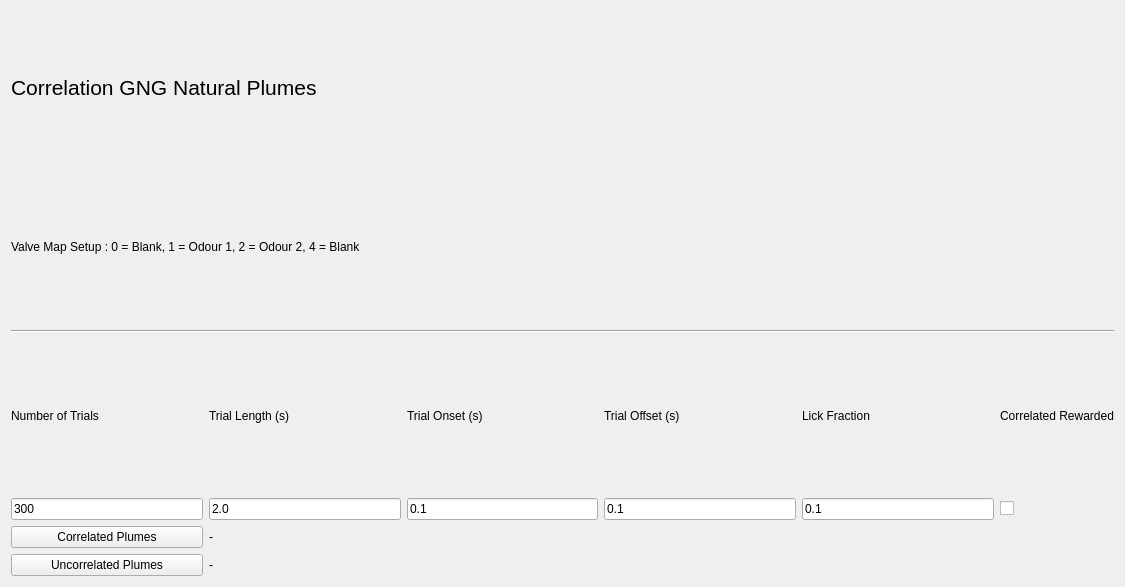
<?xml version="1.0" encoding="UTF-8"?>
<ui version="4.0">
 <class>Form</class>
 <widget class="QWidget" name="Form">
  <property name="geometry">
   <rect>
    <x>0</x>
    <y>0</y>
    <width>1125</width>
    <height>587</height>
   </rect>
  </property>
  <property name="windowTitle">
   <string>Form</string>
  </property>
  <layout class="QGridLayout" name="gridLayout">
   <item row="1" column="0" colspan="6">
    <widget class="QLabel" name="label_13">
     <property name="text">
      <string>Valve Map Setup : 0 = Blank, 1 = Odour 1, 2 = Odour 2, 4 = Blank</string>
     </property>
    </widget>
   </item>
   <item row="4" column="2">
    <widget class="QLabel" name="label_2">
     <property name="text">
      <string>Trial Onset (s)</string>
     </property>
    </widget>
   </item>
   <item row="5" column="1">
    <widget class="QLineEdit" name="trialLengthEdit">
     <property name="text">
      <string>2.0</string>
     </property>
    </widget>
   </item>
   <item row="4" column="4">
    <widget class="QLabel" name="label_6">
     <property name="text">
      <string>Lick Fraction</string>
     </property>
    </widget>
   </item>
   <item row="5" column="2">
    <widget class="QLineEdit" name="onsetEdit">
     <property name="text">
      <string>0.1</string>
     </property>
    </widget>
   </item>
   <item row="4" column="1">
    <widget class="QLabel" name="label_5">
     <property name="text">
      <string>Trial Length (s)</string>
     </property>
    </widget>
   </item>
   <item row="5" column="3">
    <widget class="QLineEdit" name="offsetEdit">
     <property name="text">
      <string>0.1</string>
     </property>
    </widget>
   </item>
   <item row="4" column="0">
    <widget class="QLabel" name="label">
     <property name="text">
      <string>Number of Trials</string>
     </property>
    </widget>
   </item>
   <item row="0" column="0" colspan="4">
    <widget class="QLabel" name="label_3">
     <property name="font">
      <font>
       <pointsize>16</pointsize>
      </font>
     </property>
     <property name="text">
      <string>Correlation GNG Natural Plumes</string>
     </property>
     <property name="scaledContents">
      <bool>false</bool>
     </property>
    </widget>
   </item>
   <item row="5" column="5">
    <widget class="QCheckBox" name="CorrRewardedCheck">
     <property name="text">
      <string/>
     </property>
    </widget>
   </item>
   <item row="5" column="0">
    <widget class="QLineEdit" name="nTrialsEdit">
     <property name="text">
      <string>300</string>
     </property>
    </widget>
   </item>
   <item row="2" column="0" colspan="6">
    <widget class="Line" name="line_2">
     <property name="orientation">
      <enum>Qt::Horizontal</enum>
     </property>
    </widget>
   </item>
   <item row="4" column="5">
    <widget class="QLabel" name="label_7">
     <property name="text">
      <string>Correlated Rewarded</string>
     </property>
    </widget>
   </item>
   <item row="4" column="3">
    <widget class="QLabel" name="label_4">
     <property name="enabled">
      <bool>true</bool>
     </property>
     <property name="text">
      <string>Trial Offset (s)</string>
     </property>
    </widget>
   </item>
   <item row="7" column="0">
    <widget class="QPushButton" name="CorrPlumesButton">
     <property name="text">
      <string>Correlated Plumes</string>
     </property>
    </widget>
   </item>
   <item row="5" column="4">
    <widget class="QLineEdit" name="lickFractionEdit">
     <property name="text">
      <string>0.1</string>
     </property>
    </widget>
   </item>
   <item row="7" column="1">
    <widget class="QLabel" name="CorrPlumesLabel">
     <property name="text">
      <string>-</string>
     </property>
    </widget>
   </item>
   <item row="8" column="0">
    <widget class="QPushButton" name="UncorrPlumesButton">
     <property name="text">
      <string>Uncorrelated Plumes</string>
     </property>
    </widget>
   </item>
   <item row="8" column="1">
    <widget class="QLabel" name="UncorrPlumesLabel">
     <property name="text">
      <string>-</string>
     </property>
    </widget>
   </item>
  </layout>
 </widget>
 <resources/>
 <connections/>
</ui>
